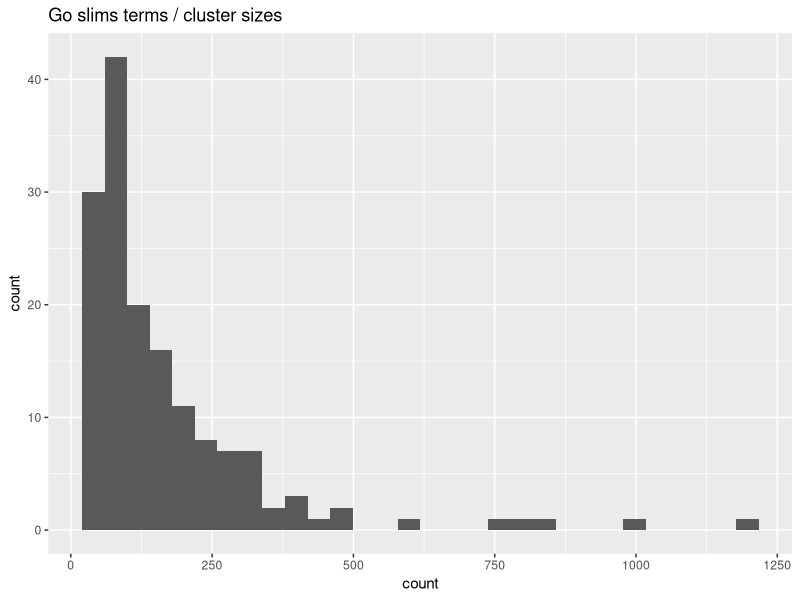

The R source for this figure: (Note: this script raises an error after producing the figure.)
library(tidyverse)

### this code makes gene groups based on Wodak complexes with more than 3 members and the GO slims terms
#### to use for the gene enrichment analyses

### first make clusters based on GO slims
GO_slims <- read_delim( "go_slim_mapping.tab.txt", col_names = F, delim = "\t") %>% 
  select("ORF" = X1, "Gene" = X2, "GO_Slim_term" = X5) %>% 
  mutate("Gene" = ifelse(is.na(Gene), ORF, Gene))

orf_gene_name_index <- GO_slims %>% select(ORF, Gene) %>% unique()
write_tsv(orf_gene_name_index, path = "orf_gene_GO_sgd_annotation.txt", col_names = F)
#### check for overly general slims
(GO_slims_count <- GO_slims %>% group_by(GO_Slim_term) %>%
    summarize("count" = n()) %>% arrange(desc(count)))
### remove some terms
##############################################
GO_slim_terms_to_remove <- as.character(expression(
  signaling, biological_process, response, "response to chemical", "protein complex biogenesis", other, "not_yet_annotated",
  "ion binding", "cellular_component", "molecular_function", membrane, cytoplasm, nucleus, "structural molecule activity", "ATPase activity"
))
GO_slims <- GO_slims %>% filter( ! (GO_Slim_term %in% GO_slim_terms_to_remove))
(GO_slims_count <- GO_slims %>% group_by(GO_Slim_term) %>%
    summarize("count" = n()) %>% arrange(desc(count)))
tail(GO_slims_count)
ggplot(GO_slims_count, aes(x = count)) + geom_histogram() + ggtitle("Go slims terms / cluster sizes")
GO_slim_terms <- GO_slims %>% pull(GO_Slim_term) %>% unique()

## now add Wodak complexes with more than 3 members
complex_tibble <- read_tsv("titration_curves/all_wodak_complexes.txt") %>% 
  rename("Gene" = Name)
complexes <- complex_tibble %>% pull(Complex) %>% unique()
### make each remaining GO_slim term it's own group
#### and then make some composite groups (e.g. combin ER and Golgi, or combine multiple terms into mRNA processing group etc.)
##################################################################
## first add all the terms as groups
gene_groups <- list()
for (i in seq_along(GO_slim_terms)) {
  gene_groups[[GO_slim_terms[i]]] <- GO_slim_terms[i]
}
for (i in seq_along(larger_than_3_complex)) {
  gene_groups[[larger_than_3_complex[i]]] <- larger_than_3_complex[i]
}
### then manually select some terms based on which I will make GO based clusters
#### make sure that composite GO_slims_terms have unique names, that don't already exist as GO_slims_terms
##### this approach gives a small number of relativelly general clusters
gene_groups[["ribosomes and translation"]] <- unique ( GO_slims$GO_Slim_term[ 
  grep( paste( c("rRNA", "ribosom", "translation", "tRNA", "snoRNA"), collapse = "|"), GO_slims$GO_Slim_term)
  ])
gene_groups[["transcription and mRNA processing"]] <- unique ( GO_slims$GO_Slim_term[
  grep( paste( c("mRNA", "RNA splicing", "transcription", "RNA modification", "mRNA processing",
                 "rRNA processing", "tRNA processing", "snoRNA processing"), collapse = "|"), GO_slims$GO_Slim_term) 
  ])
gene_groups[["transcription"]] <- unique ( GO_slims$GO_Slim_term[
  grep( paste( c("transcription"), collapse = "|"), GO_slims$GO_Slim_term) 
  ])
gene_groups[["RNA processing"]] <- unique ( GO_slims$GO_Slim_term[
  grep( paste( c("mRNA processing", "splicing", "snoRNA processing"), collapse = "|"), GO_slims$GO_Slim_term) 
  ])
gene_groups[["Golgi and ER"]] <- unique ( GO_slims$GO_Slim_term[
  grep( paste( c("protein lipidation", "protein maturation", "endocytosis", "regulation of transport", "glycosylation",
                 "vesicle organization","endosom", "Golgi", "endoplasmic"), collapse = "|"), GO_slims$GO_Slim_term) 
  ])
gene_groups[["Golgi"]] <- unique ( GO_slims$GO_Slim_term[
  grep( paste( c("Golgi"), collapse = "|"), GO_slims$GO_Slim_term) 
  ])
gene_groups[["ER"]] <- unique ( GO_slims$GO_Slim_term[
  grep( paste( c("endoplasmic reticulum"), collapse = "|"), GO_slims$GO_Slim_term) 
  ])
gene_groups[["peroxisomes"]] <- unique ( GO_slims$GO_Slim_term[
  grep( paste( c("peroxisom"), collapse = "|"), GO_slims$GO_Slim_term) 
  ])
gene_groups[["vacuoles"]] <- unique ( GO_slims$GO_Slim_term[
  grep( paste( c("vacuol"), collapse = "|"), GO_slims$GO_Slim_term) 
  ])
gene_groups[["mitochondria"]] <- unique ( GO_slims$GO_Slim_term[
  grep( paste( c("mitochond", "respirat"), collapse = "|"), GO_slims$GO_Slim_term) 
  ])
gene_groups[["chromatin"]] <- unique ( GO_slims$GO_Slim_term[
  grep( paste( c("chromatin","histone", "telomere", "chromosome segregation"), collapse = "|"), GO_slims$GO_Slim_term) 
  ])
gene_groups[["cytoskeleton and microtubules"]] <- unique ( GO_slims$GO_Slim_term[
  grep( paste( c("cytoskelet", "cytokinesis", "chromosome segregation", "microtubule"), collapse = "|"), GO_slims$GO_Slim_term) 
  ])
gene_groups[["cell cycle"]] <- unique ( GO_slims$GO_Slim_term[
  grep( paste( c("cell cycle", "recombination", "chromosome segregation"), collapse = "|"), GO_slims$GO_Slim_term) 
  ])
gene_groups[["budding"]] <- unique ( GO_slims$GO_Slim_term[
  grep( paste( c("bud", "fission", "sporulation"), collapse = "|"), GO_slims$GO_Slim_term) 
  ])
gene_groups[["lipids"]] <- unique ( GO_slims$GO_Slim_term[
  grep( paste( c("lipid"), collapse = "|"), GO_slims$GO_Slim_term) 
  ])
gene_groups[["nuclear transport and organization"]] <- unique ( GO_slims$GO_Slim_term[
  grep( paste( c("nuclear transport", "nucleus"), collapse = "|"), GO_slims$GO_Slim_term) 
  ])
gene_groups[["metabolic"]] <- unique ( GO_slims$GO_Slim_term[
  grep( paste( c("metabolic", "metabolite"), collapse = "|"), GO_slims$GO_Slim_term) 
  ])
#####################

(groups <- names(gene_groups))

term_orf_index <- complex_tibble %>% 
  rename("GO_Slim_term" = "Complex") %>% 
  bind_rows(., GO_slims) %>% 
  rename("term" = GO_Slim_term)
gene_categories <- tibble("ORF" = character(), Gene = "character", term = "character")
for (i in seq_along(groups)) {
  terms <- gene_groups[[groups[i]]]
  temp <- term_orf_index %>% 
    filter(term %in% terms)
  gene_categories <- bind_rows(gene_categories, temp)
}


larger_than_5_terms <- gene_categories %>% 
  group_by(term) %>% 
  summarize("count" = n()) %>% 
  filter(count > 5) %>% 
  pull(term) %>% unique()
gene_categories <- gene_categories %>% 
  filter(term %in% larger_than_5_terms)
write_tsv(gene_categories, path = "GSEA_like_analysis/gene_groups.txt")


### output the categories for GSEA 3.0 Java script (output in .gmt format)
### .gmt format defined in http://software.broadinstitute.org/cancer/software/gsea/wiki/index.php/Data_formats#TXT:_Text_file_format_for_expression_dataset_.28.2A.txt.29


gene_categories <- gene_categories %>% 
  mutate("gene_set_type" = ifelse(term %in% complexes, "Wodak complex", "GO slims"))
terms <- gene_categories %>% pull(term) %>% unique()

for (i in seq_along(terms)) {
  gene.set <- gene_categories %>% filter(term == terms[i]) %>% 
    pull(Gene)
  cat <- gene_categories %>% filter(term == terms[i]) %>% pull(gene_set_type) %>% unique()
  gmt.row <- c(terms[i], cat, gene.set)
  write(gmt.row, file = "GSEA_like_analysis/gene_groups.gmt", ncolumns = length(gmt.row), append = T, sep = "\t")
}
